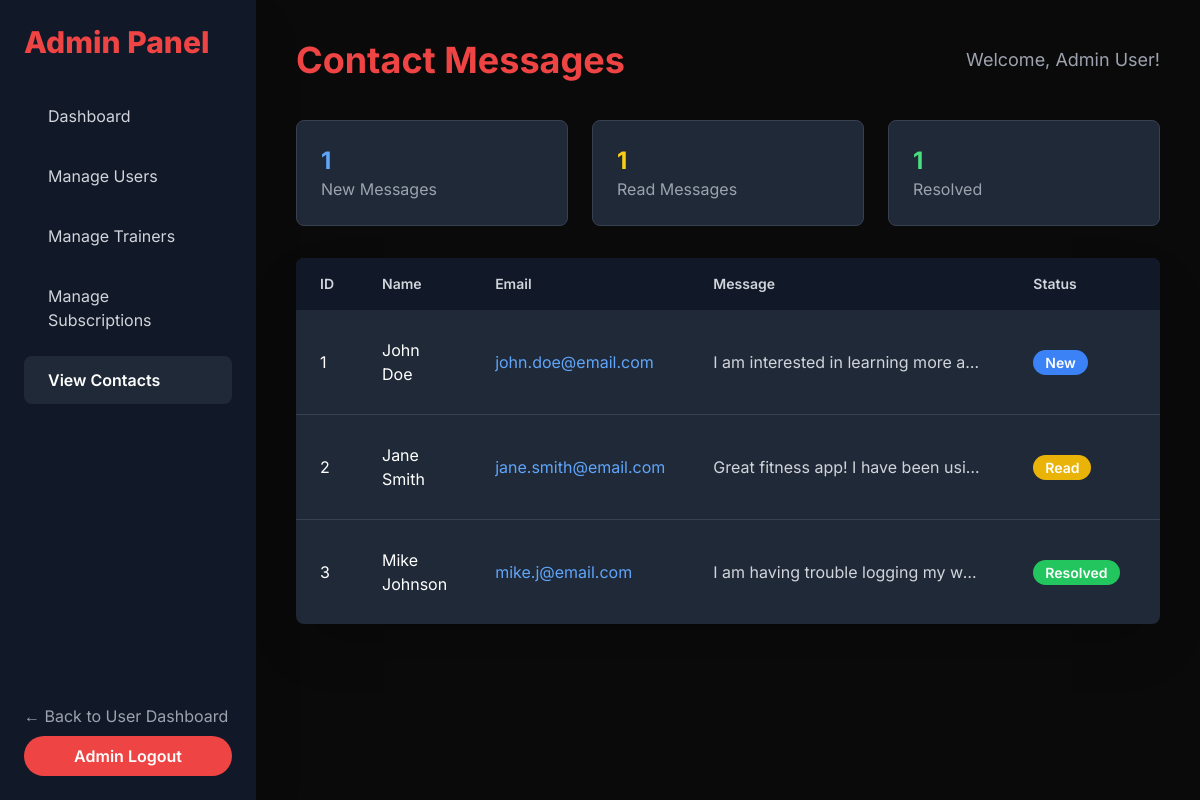
The page /admin/view_contacts.php (signed in) on the database its author committed.
### tables this page shows
CREATE TABLE IF NOT EXISTS `tbl_contact` (
  `contact_id` INT(11) NOT NULL AUTO_INCREMENT,
  `name` VARCHAR(255) NOT NULL,
  `email` VARCHAR(255) NOT NULL,
  `message` TEXT NOT NULL,
  `status` ENUM('New', 'Read', 'Resolved') NOT NULL DEFAULT 'New',
  `created_at` TIMESTAMP NOT NULL DEFAULT current_timestamp(),
  PRIMARY KEY (`contact_id`)
);

### admin/view_contacts.php (the view, shortened to what this page needs)
<?php
include ('../conn.php');
$displayName = $_SESSION['user_full_name'] ?? 'Admin User';
try {
    $stmt = $conn->query("SELECT * FROM tbl_contact ORDER BY created_at DESC");
    $contacts = $stmt->fetchAll(PDO::FETCH_ASSOC);
} catch (PDOException $e) {
    $contacts = [];
    $message = "Error loading contacts.";
}
?>
<!DOCTYPE html>
<html lang="en">
<head>
    <script src="https://cdn.tailwindcss.com"></script>
</head>
<body>
    <div class="flex h-screen">
        <aside class="w-64 bg-gray-900 shadow-2xl flex flex-col justify-between p-6 sticky top-0">
            <div>
                <h1 class="text-3xl font-extrabold text-red-500 mb-8">Admin Panel</h1>
                <nav class="space-y-3">
                    <a href="admin_dashboard.php" class="admin-nav-item block text-gray-300 hover:text-red-400">
                        Dashboard
                    </a>
                    <a href="manage_users.php" class="admin-nav-item block text-gray-300 hover:text-red-400">
                        Manage Users
                    </a>
                    <a href="manage_trainers.php" class="admin-nav-item block text-gray-300 hover:text-red-400">
                        Manage Trainers
                    </a>
                    <a href="manage_subscriptions.php" class="admin-nav-item block text-gray-300 hover:text-red-400">
                        Manage Subscriptions
                    </a>
                    <a href="view_contacts.php" class="admin-nav-item block bg-gray-800 text-white font-semibold">
                        View Contacts
                    </a>
                </nav>
            </div>
            <div>
                <a href="../home.php" class="block text-gray-400 hover:text-red-400 transition duration-200 mb-2">← Back to User Dashboard</a>
                <a href="../home.php?action=logout" class="action-button w-full text-center block">
                    Admin Logout
                </a>
            </div>
        </aside>
        <main class="flex-1 p-10 overflow-y-auto">
            <header class="mb-10 flex justify-between items-center">
                <h2 class="text-4xl font-bold text-red-500">Contact Messages</h2>
                <span class="text-lg text-gray-400">Welcome, <?= $displayName ?>!</span>
            </header>
            <div class="grid grid-cols-1 md:grid-cols-3 gap-6 mb-8">
                <div class="bg-gray-800 p-6 rounded-lg border border-gray-700">
                    <h3 class="text-2xl font-bold text-blue-400">
                        <?= count(array_filter($contacts, fn($c) => $c['status'] === 'New')) ?>
                    </h3>
                    <p class="text-gray-400">New Messages</p>
                </div>
                <div class="bg-gray-800 p-6 rounded-lg border border-gray-700">
                    <h3 class="text-2xl font-bold text-yellow-400">
                        <?= count(array_filter($contacts, fn($c) => $c['status'] === 'Read')) ?>
                    </h3>
                    <p class="text-gray-400">Read Messages</p>
                </div>
                <div class="bg-gray-800 p-6 rounded-lg border border-gray-700">
                    <h3 class="text-2xl font-bold text-green-400">
                        <?= count(array_filter($contacts, fn($c) => $c['status'] === 'Resolved')) ?>
                    </h3>
                    <p class="text-gray-400">Resolved</p>
                </div>
            </div>
            <div class="bg-gray-800 rounded-lg shadow-2xl overflow-hidden">
                <div class="overflow-x-auto">
                    <table class="w-full">
                        <thead class="bg-gray-900">
                            <tr>
                                <th class="px-6 py-4 text-left text-sm font-semibold text-gray-300">ID</th>
                                <th class="px-6 py-4 text-left text-sm font-semibold text-gray-300">Name</th>
                                <th class="px-6 py-4 text-left text-sm font-semibold text-gray-300">Email</th>
                                <th class="px-6 py-4 text-left text-sm font-semibold text-gray-300">Message</th>
                                <th class="px-6 py-4 text-left text-sm font-semibold text-gray-300">Status</th>
                                <th class="px-6 py-4 text-left text-sm font-semibold text-gray-300">Date</th>
                            </tr>
                        </thead>
                        <tbody class="divide-y divide-gray-700">
                            <?php if (empty($contacts)): ?>
                                <tr>
                                    <td colspan="7" class="px-6 py-8 text-center text-gray-400">
                                        No contact messages yet.
                                    </td>
                                </tr>
                            <?php else: ?>
                                <?php foreach ($contacts as $contact): ?>
                                    <tr class="hover:bg-gray-700 transition">
                                        <td class="px-6 py-4 text-white"><?= $contact['contact_id'] ?></td>
                                        <td class="px-6 py-4 text-white"><?= htmlspecialchars($contact['name']) ?></td>
                                        <td class="px-6 py-4 text-gray-300">
                                            <a href="mailto:<?= htmlspecialchars($contact['email']) ?>" class="text-blue-400 hover:underline">
                                                <?= htmlspecialchars($contact['email']) ?>
                                            </a>
                                        </td>
                                        <td class="px-6 py-4 text-gray-300 max-w-xs truncate" title="<?= htmlspecialchars($contact['message']) ?>">
                                            <?= htmlspecialchars(substr($contact['message'], 0, 50)) . (strlen($contact['message']) > 50 ? '...' : '') ?>
                                        </td>
                                        <td class="px-6 py-4">
                                            <span class="status-badge status-<?= strtolower($contact['status']) ?>">
                                                <?= htmlspecialchars($contact['status']) ?>
                                            </span>
                                        </td>
                                        <td class="px-6 py-4 text-gray-300">
                                        </td>
                                    </tr>
                                <?php endforeach; ?>
                            <?php endif; ?>
                        </tbody>
                    </table>
                </div>
            </div>
        </main>
    </div>
</body>
</html>

### admin/view_contacts.php (style rules this page uses)
body { font-family: 'Inter', sans-serif; background-color: #0a0a0a; min-height: 100vh; color: #e2e8f0; }
.admin-nav-item { padding: 0.75rem 1.5rem; border-radius: 8px; transition: all 0.3s ease; }
.action-button { background-color: #ef4444; color: white; font-weight: 600; padding: 0.5rem 1rem; border-radius: 9999px; transition: background-color 0.3s ease-in-out, transform 0.3s ease; }
.status-badge { padding: 0.25rem 0.75rem; border-radius: 9999px; font-size: 0.875rem; font-weight: 600; }
.status-new { background-color: #3b82f6; color: white; }
.status-read { background-color: #eab308; color: white; }
.status-resolved { background-color: #22c55e; color: white; }

### rows shown on the page
tbl_contact: contact_id "1", name "John Doe", email "john.doe@email.com", message "I am interested in learning more a…", status "New"
tbl_contact: contact_id "2", name "Jane Smith", email "jane.smith@email.com", message "Great fitness app! I have been usi…", status "Read"
tbl_contact: contact_id "3", name "Mike Johnson", email "mike.j@email.com", message "I am having trouble logging my w…", status "Resolved"

### other values the page prints
$displayName "Admin User"
count(array_filter($contacts, fn($c) => $c['status'] === 'New')) "1"
count(array_filter($contacts, fn($c) => $c['status'] === 'Read')) "1"
count(array_filter($contacts, fn($c) => $c['status'] === 'Resolved')) "1"
